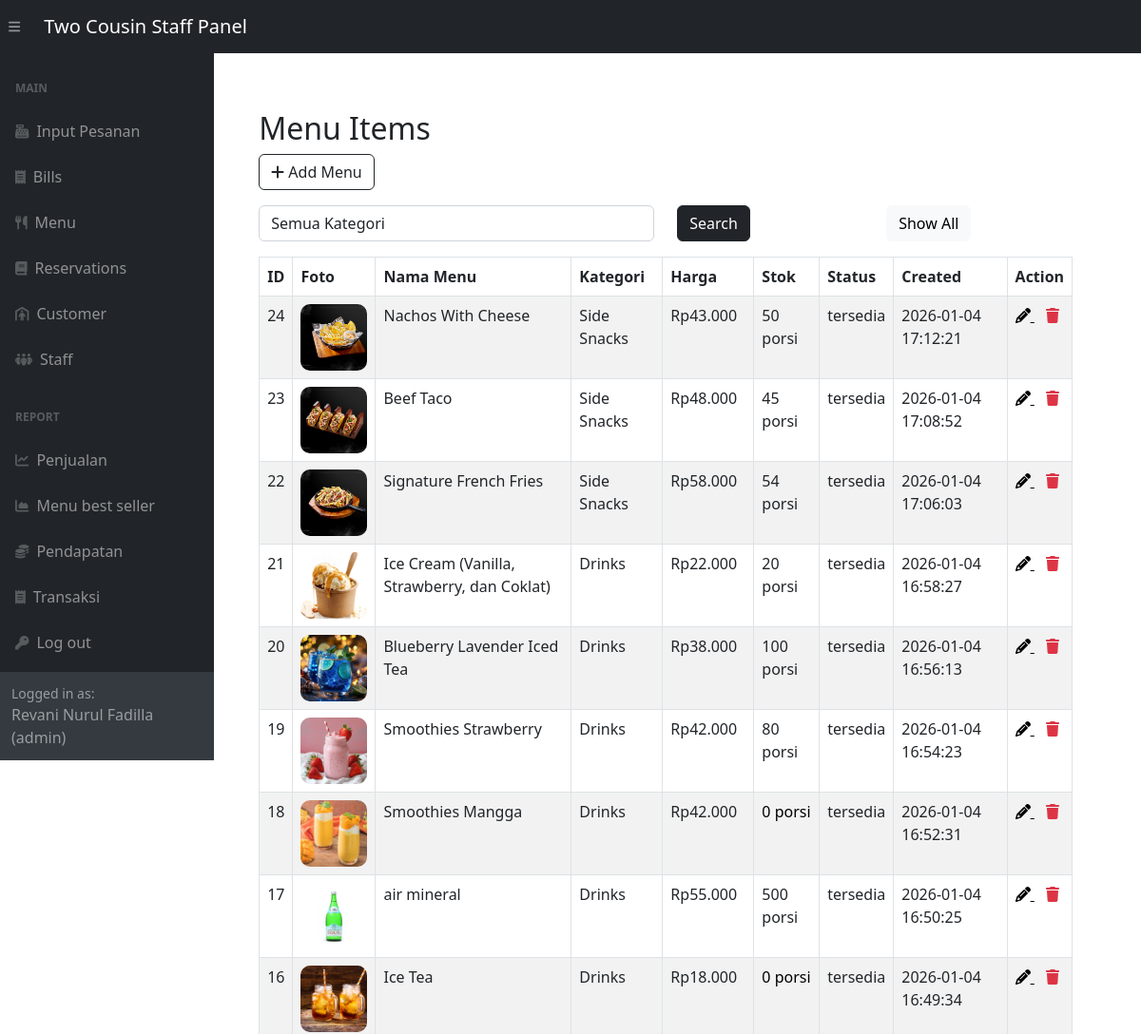
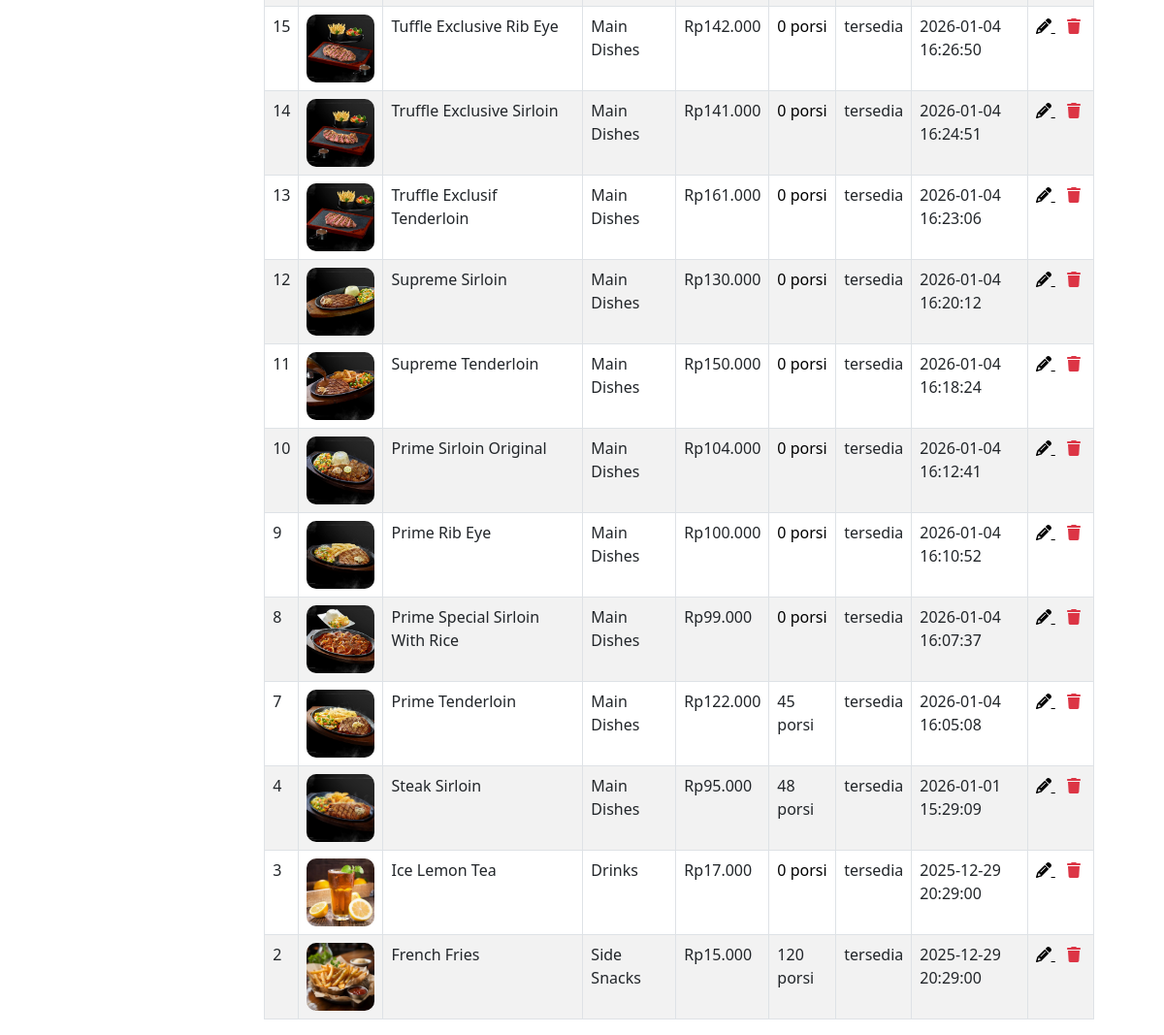
Screenshot of /adminSide/panel/menu-panel.php (signed in) with the database file from the repository (2 pictures, top to bottom).
### tables this page shows
CREATE TABLE `menu` (
  `id_menu` int(11) NOT NULL,
  `id_kategori` int(11) NOT NULL,
  `nama_menu` varchar(100) NOT NULL,
  `harga` decimal(12,2) NOT NULL,
  `deskripsi` text DEFAULT NULL,
  `foto` varchar(255) DEFAULT NULL,
  `status` enum('tersedia','habis') DEFAULT 'tersedia',
  `created_at` datetime DEFAULT current_timestamp()
);

CREATE TABLE `kategori` (
  `id_kategori` int(11) NOT NULL,
  `nama_kategori` varchar(100) NOT NULL,
  `deskripsi` text DEFAULT NULL,
  `created_at` datetime DEFAULT current_timestamp()
);

CREATE TABLE `stok` (
  `id_stok` int(11) NOT NULL,
  `id_menu` int(11) NOT NULL,
  `jumlah_stok` int(11) NOT NULL DEFAULT 0,
  `stok_minimum` int(11) NOT NULL DEFAULT 0,
  `satuan` varchar(20) DEFAULT 'porsi',
  `updated_at` datetime DEFAULT current_timestamp() ON UPDATE current_timestamp()
);

### adminSide/panel/menu-panel.php (the view, shortened to what this page needs)
<?php
include '../inc/dashHeader.php';
require_once "../config.php";
?>
<div class="wrapper">
    <div class="container-fluid pt-5">
        <div class="row">
            <div class="col">
                <div class="mt-5 mb-3">
                    <h2 class="pull-left">Menu Items</h2>
                    <a href="../menuCrud/createItem.php" class="btn btn-outline-dark">
                        <i class="fa fa-plus"></i> Add Menu
                    </a>
                </div>
                <div class="mb-3">
                    <form method="POST">
                        <div class="row">
                            <div class="col-md-6">
                                <select name="kategori" class="form-control">
                                    <option value="">Semua Kategori</option>
                                </select>
                            </div>
                            <div class="col-md-3">
                                <button type="submit" class="btn btn-dark">Search</button>
                            </div>
                            <div class="col text-right">
                                <a href="menu-panel.php" class="btn btn-light">Show All</a>
                            </div>
                        </div>
                    </form>
                </div>
                <?php
                if (!empty($_POST["kategori"])) {
                    $id_kategori = (int) $_POST["kategori"];
                    $sql = "SELECT m.*, k.nama_kategori,
                                   s.jumlah_stok, s.satuan, s.stok_minimum
                            FROM menu m
                            JOIN kategori k ON m.id_kategori = k.id_kategori
                            LEFT JOIN stok s ON m.id_menu = s.id_menu
                            WHERE m.id_kategori = $id_kategori
                            ORDER BY m.id_menu DESC";
                } else {
                    $sql = "SELECT m.*, k.nama_kategori,
                                   s.jumlah_stok, s.satuan, s.stok_minimum
                            FROM menu m
                            JOIN kategori k ON m.id_kategori = k.id_kategori
                            LEFT JOIN stok s ON m.id_menu = s.id_menu
                            ORDER BY m.id_menu DESC";
                }
                $result = mysqli_query($link, $sql);
                if ($result && mysqli_num_rows($result) > 0) {
                    echo '<table class="table table-bordered table-striped">';
                    echo "<thead>
                            <tr>
                                <th>ID</th>
                                <th>Foto</th>
                                <th>Nama Menu</th>
                                <th>Kategori</th>
                                <th>Harga</th>
                                <th>Stok</th>
                                <th>Status</th>
                                <th>Created</th>
                                <th>Action</th>
                            </tr>
                          </thead>
                          <tbody>";
                    while ($row = mysqli_fetch_assoc($result)) {
                        $stok = $row['jumlah_stok'] ?? 0;
                        $satuan = $row['satuan'] ?? "porsi";
                        $stok_min = $row['stok_minimum'] ?? 0;
                        $stokStyle = "";
                        if ($stok <= $stok_min) {
                            $stokStyle = "style='color:black;font-weight:'";
                        }
                        echo "<tr>";
                        echo "<td>{$row['id_menu']}</td>";
                        echo "<td>
                                <img src='../../customerSide/image/" . htmlspecialchars($row['foto']) . "'
                                     width='70' height='70' style='object-fit:cover;border-radius:10px;'>
                              </td>";
                        echo "<td>{$row['nama_menu']}</td>";
                        echo "<td>{$row['nama_kategori']}</td>";
                        echo "<td>Rp" . number_format($row['harga'], 0, ',', '.') . "</td>";
                        echo "<td $stokStyle>{$stok} {$satuan}</td>";
                        echo "<td>{$row['status']}</td>";
                        echo "<td>{$row['created_at']}</td>";
                        echo "<td>
                                <a href='../menuCrud/editItem.php?id={$row['id_menu']}' title='Edit'>
                                    <i class='fa fa-pencil'></i>
                                </a>
                                &nbsp;&nbsp;
                                <a href='../menuCrud/deleteItem.php?id={$row['id_menu']}'
                                   onclick=\"return confirm('Yakin hapus menu ini?')\" title='Delete'>
                                    <i class='fa fa-trash text-danger'></i>
                                </a>
                              </td>";
                        echo "</tr>";
                    }
                    echo "</tbody></table>";
                } else {
                    echo '<div class="alert alert-danger"><em>No records found.</em></div>';
                }
                ?>
            </div>
        </div>
    </div>
</div>
<?php include '../inc/dashFooter.php'; ?>

### adminSide/inc/dashHeader.php (shortened to what this page needs)
<!DOCTYPE html>
<html lang="en">
    <head>
        <link href="../css/styles.css" rel="stylesheet" />
    </head>
    <body class="sb-nav-fixed">
        <nav class="sb-topnav navbar navbar-expand navbar-dark bg-dark">
            <button class="btn btn-link btn-sm order-1 order-lg-0 me-4 me-lg-0" id="sidebarToggle" href="#!"><i class="fas fa-bars"></i></button>
            <a class="navbar-brand ps-3" href="../panel/pos-panel.php">Two Cousin Staff Panel</a>
        </nav>
        <div id="layoutSidenav">
            <div id="layoutSidenav_nav">
                <nav class="sb-sidenav accordion sb-sidenav-dark" id="sidenavAccordion">
                    <div class="sb-sidenav-menu">
                        <div class="nav">
                            <div class="sb-sidenav-menu-heading">Main</div>
                            <a class="nav-link" href="../panel/pos-panel.php">
                                <div class="sb-nav-link-icon"><i class="fas fa-cash-register"></i></div>
                                Input Pesanan
                            </a>
                            <a class="nav-link" href="../panel/bill-panel.php">
                                <div class="sb-nav-link-icon"><i class="fas fa-receipt"></i></div>
                                Bills
                            </a>
                            <a class="nav-link" href="../panel/menu-panel.php">
                                <div class="sb-nav-link-icon"><i class="fas fa-utensils"></i></div>
                                Menu
                            </a>
                            <a class="nav-link" href="../panel/reservation-panel.php">
                                <div class="sb-nav-link-icon"><i class="fas fa-book"></i></div>
                                Reservations
                            </a>
                            <a class="nav-link" href="../panel/customer-panel.php">
                                <div class="sb-nav-link-icon"><i class="fas fa-person-shelter"></i></div>
                                Customer
                            </a>
                            <a class="nav-link" href="../panel/staff-panel.php">
                                <div class="sb-nav-link-icon"><i class="fas fa-people-group"></i></div>
                                Staff
                            </a>
                            <div class="sb-sidenav-menu-heading">Report</div>
                            <a class="nav-link" href="../report/penjualan.php">
                                <div class="sb-nav-link-icon"><i class="fas fa-chart-line"></i></div>
                                Penjualan
                            </a>
                            <a class="nav-link" href="../report/best_seller.php">
                                <div class="sb-nav-link-icon"><i class="fas fa-chart-area"></i></div>
                                Menu best seller
                            </a>
                            <a class="nav-link" href="../report/pendapatan.php">
                                <div class="sb-nav-link-icon"><i class="fas fa-coins"></i></div>
                                Pendapatan
                            </a>
                            <a class="nav-link" href="../report/transaksi.php">
                                <div class="sb-nav-link-icon"><i class="fas fa-receipt"></i></div>
                                Transaksi
                            </a>
                            <a class="nav-link" href="../StaffLogin/logout.php">
                                <div class="sb-nav-link-icon"><i class="fas fa-key"></i></div>
                                Log out
                            </a>
                        </div>
                    </div>
                        <div class="sb-sidenav-footer">
                            <div class="small">Logged in as:</div>
                                <?php
                                if(isset($_SESSION["logged_account_id"])) {
                                    echo $_SESSION["staff_name"] . " (" . $_SESSION["staff_role"] . ")";
                                } else {
                                    echo "Not logged in";
                                }
                                ?>
                        </div>
                </nav>
            </div>
        </<div>
            <div id="content-for-template">Content</div>

### adminSide/inc/dashFooter.php
    </body>
</html>

### adminSide/panel/menu-panel.php (style rules this page uses)
.wrapper { width: 90%; padding-left: 200px; padding-top: 20px; }

### rows the page displays
menu: id_menu "24", foto (picture), nama_menu "Nachos With Cheese", id_kategori.nama_kategori "Side Snacks", harga "43.000", stok.jumlah_stok "50", stok.satuan "porsi", status "tersedia", created_at "2026-01-04 17:12:21"
menu: id_menu "23", foto (picture), nama_menu "Beef Taco", id_kategori.nama_kategori "Side Snacks", harga "48.000", stok.jumlah_stok "45", stok.satuan "porsi", status "tersedia", created_at "2026-01-04 17:08:52"
menu: id_menu "22", foto (picture), nama_menu "Signature French Fries", id_kategori.nama_kategori "Side Snacks", harga "58.000", stok.jumlah_stok "54", stok.satuan "porsi", status "tersedia", created_at "2026-01-04 17:06:03"
menu: id_menu "21", foto (picture), nama_menu "Ice Cream (Vanilla, Strawberry, dan Coklat)", id_kategori.nama_kategori "Drinks", harga "22.000", stok.jumlah_stok "20", stok.satuan "porsi", status "tersedia", created_at "2026-01-04 16:58:27"
menu: id_menu "20", foto (picture), nama_menu "Blueberry Lavender Iced Tea", id_kategori.nama_kategori "Drinks", harga "38.000", stok.jumlah_stok "100", stok.satuan "porsi", status "tersedia", created_at "2026-01-04 16:56:13"
menu: id_menu "19", foto (picture), nama_menu "Smoothies Strawberry", id_kategori.nama_kategori "Drinks", harga "42.000", stok.jumlah_stok "80", stok.satuan "porsi", status "tersedia", created_at "2026-01-04 16:54:23"
menu: id_menu "18", foto (picture), nama_menu "Smoothies Mangga", id_kategori.nama_kategori "Drinks", harga "42.000", stok "0", satuan "porsi", status "tersedia", created_at "2026-01-04 16:52:31"
menu: id_menu "17", foto (picture), nama_menu "air mineral", id_kategori.nama_kategori "Drinks", harga "55.000", stok.jumlah_stok "500", stok.satuan "porsi", status "tersedia", created_at "2026-01-04 16:50:25"
menu: id_menu "16", foto (picture), nama_menu "Ice Tea", id_kategori.nama_kategori "Drinks", harga "18.000", stok "0", satuan "porsi", status "tersedia", created_at "2026-01-04 16:49:34"
menu: id_menu "15", foto (picture), nama_menu "Tuffle Exclusive Rib Eye", id_kategori.nama_kategori "Main Dishes", harga "142.000", stok "0", satuan "porsi", status "tersedia", created_at "2026-01-04 16:26:50"
menu: id_menu "14", foto (picture), nama_menu "Truffle Exclusive Sirloin", id_kategori.nama_kategori "Main Dishes", harga "141.000", stok "0", satuan "porsi", status "tersedia", created_at "2026-01-04 16:24:51"
menu: id_menu "13", foto (picture), nama_menu "Truffle Exclusif Tenderloin", id_kategori.nama_kategori "Main Dishes", harga "161.000", stok "0", satuan "porsi", status "tersedia", created_at "2026-01-04 16:23:06"
menu: id_menu "12", foto (picture), nama_menu "Supreme Sirloin", id_kategori.nama_kategori "Main Dishes", harga "130.000", stok "0", satuan "porsi", status "tersedia", created_at "2026-01-04 16:20:12"
menu: id_menu "11", foto (picture), nama_menu "Supreme Tenderloin", id_kategori.nama_kategori "Main Dishes", harga "150.000", stok "0", satuan "porsi", status "tersedia", created_at "2026-01-04 16:18:24"
menu: id_menu "10", foto (picture), nama_menu "Prime Sirloin Original", id_kategori.nama_kategori "Main Dishes", harga "104.000", stok "0", satuan "porsi", status "tersedia", created_at "2026-01-04 16:12:41"
menu: id_menu "9", foto (picture), nama_menu "Prime Rib Eye", id_kategori.nama_kategori "Main Dishes", harga "100.000", stok "0", satuan "porsi", status "tersedia", created_at "2026-01-04 16:10:52"
menu: id_menu "8", foto (picture), nama_menu "Prime Special Sirloin With Rice", id_kategori.nama_kategori "Main Dishes", harga "99.000", stok "0", satuan "porsi", status "tersedia", created_at "2026-01-04 16:07:37"
menu: id_menu "7", foto (picture), nama_menu "Prime Tenderloin", id_kategori.nama_kategori "Main Dishes", harga "122.000", stok.jumlah_stok "45", stok.satuan "porsi", status "tersedia", created_at "2026-01-04 16:05:08"
menu: id_menu "4", foto (picture), nama_menu "Steak Sirloin", id_kategori.nama_kategori "Main Dishes", harga "95.000", stok.jumlah_stok "48", stok.satuan "porsi", status "tersedia", created_at "2026-01-01 15:29:09"
menu: id_menu "3", foto (picture), nama_menu "Ice Lemon Tea", id_kategori.nama_kategori "Drinks", harga "17.000", stok "0", satuan "porsi", status "tersedia", created_at "2025-12-29 20:29:00"
menu: id_menu "2", shows a picture, nama_menu "French Fries", id_kategori.nama_kategori "Side Snacks", harga "15.000", stok.jumlah_stok "120", stok.satuan "porsi", status "tersedia", created_at "2025-12-29 20:29:00"

### other values shown
$_SESSION["staff_name"] "Revani Nurul Fadilla"
$_SESSION["staff_role"] "admin"
